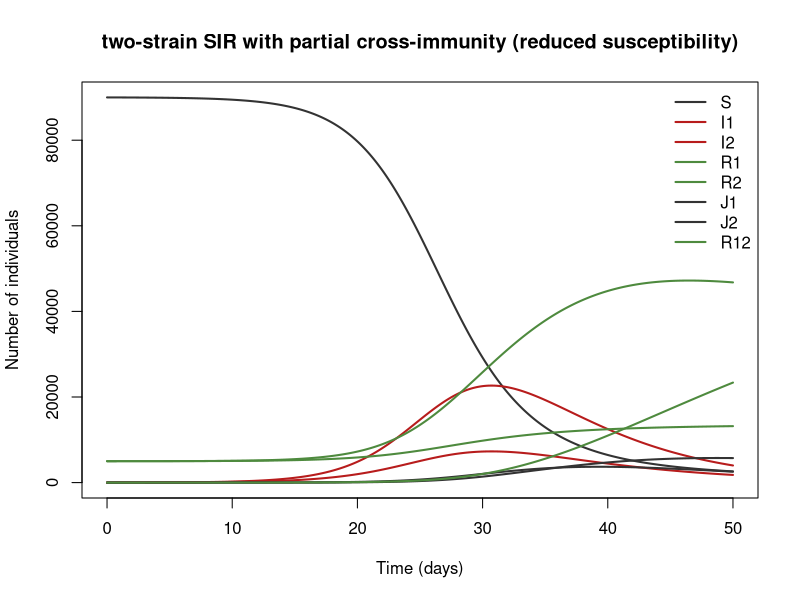

This chart was generated by the following R code:
## two-strain SIR with partial cross-immunity (reduced susceptibility)
## influenza strains, dengue serotypes (without ADE), RSV.
## There are 8 compartments and no simultaneous coinfection.
## Parameter values: 0 of 8 checked against the source; the rest are recalled or illustrative.
## Reference: Keeling M.J. & Rohani P. (2008), Chapter 4 ("Multi-pathogen / multi-host"), Section 4.1 and companion Program 4.1 (from memory; the companion site was unreachable). Original framework: Castillo-Chavez C., Hethcote H.W., Andreasen V., Levin S.A., Liu W.M.…
## Source: https://doi.org/10.1007/BF00275810
##
## Generated from a compartmental model diagram (model format v1).
## Regenerating from the same diagram always gives this exact file.
##
## Compartments: S, I1, I2, R1, R2, J1, J2, R12
## Flows (time unit: days):
##   (outside) -> S    : mu * N
##   S -> I1           : lambda1 * S
##   S -> I2           : lambda2 * S
##   I1 -> R1          : gamma1 * I1
##   I2 -> R2          : gamma2 * I2
##   R1 -> J2          : sigma12 * lambda2 * R1
##   R2 -> J1          : sigma21 * lambda1 * R2
##   J1 -> R12         : gamma1 * J1
##   J2 -> R12         : gamma2 * J2
##   S -> (outside)    : mu * S
##   I1 -> (outside)   : mu * I1
##   I2 -> (outside)   : mu * I2
##   R1 -> (outside)   : mu * R1
##   R2 -> (outside)   : mu * R2
##   J1 -> (outside)   : mu * J1
##   J2 -> (outside)   : mu * J2
##   R12 -> (outside)  : mu * R12

library(deSolve)

# ---- Time ------------------------------------------------------------
times <- seq(0, 50, by = 0.05)  # days

# ---- Parameters ------------------------------------------------------
parameters <- c(
  mu = 1 / (50 * 365),  # birth/death (1/day) [illustrative]
  beta1 = 0.5,          # strain 1 transmission (1/day) [illustrative]
  beta2 = 0.45,         # strain 2 transmission (1/day) [illustrative]
  gamma1 = 1 / 7,       # recovery, strain 1 (1/day) [illustrative]
  gamma2 = 1 / 7,       # recovery, strain 2 (1/day) [illustrative]
  sigma12 = 0.5,        # susceptibility to strain 2 after strain 1 (1 = no cross-immunity, 0 = full) [illustrative]
  sigma21 = 0.5,        # susceptibility to strain 1 after strain 2 [illustrative]
  N0 = 100000           # value taken from the notes text [recalled]
)

# ---- Initial conditions ----------------------------------------------
state <- with(as.list(parameters), {
  S <- 0.9 * N0    # naive to both
  I1 <- 10         # first infection, strain 1
  I2 <- 10         # first infection, strain 2
  R1 <- 0.05 * N0  # recovered from 1, susceptible to 2
  R2 <- 0.05 * N0  # recovered from 2, susceptible to 1
  J1 <- 0          # infected with strain 1 after recovering from 2
  J2 <- 0          # infected with strain 2 after recovering from 1
  R12 <- 0         # immune to both
  c(S = S, I1 = I1, I2 = I2, R1 = R1, R2 = R2, J1 = J1, J2 = J2, R12 = R12)
})

# ---- Model equations -------------------------------------------------
two_strain_cross_immunity_model <- function(t, state, parameters) {
  with(as.list(c(state, parameters)), {
    # Total population
    N <- S + I1 + I2 + R1 + R2 + J1 + J2 + R12

    # Derived quantities
    lambda1 <- beta1 * (I1 + J1) / N
    lambda2 <- beta2 * (I2 + J2) / N

    # Rates of change
    dS <- mu * N - lambda1 * S - lambda2 * S - mu * S
    dI1 <- lambda1 * S - gamma1 * I1 - mu * I1
    dI2 <- lambda2 * S - gamma2 * I2 - mu * I2
    dR1 <- gamma1 * I1 - sigma12 * lambda2 * R1 - mu * R1
    dR2 <- gamma2 * I2 - sigma21 * lambda1 * R2 - mu * R2
    dJ1 <- sigma21 * lambda1 * R2 - gamma1 * J1 - mu * J1
    dJ2 <- sigma12 * lambda2 * R1 - gamma2 * J2 - mu * J2
    dR12 <- gamma1 * J1 + gamma2 * J2 - mu * R12

    list(c(dS, dI1, dI2, dR1, dR2, dJ1, dJ2, dR12))
  })
}

# ---- Solve -----------------------------------------------------------
out <- ode(y = state, times = times, func = two_strain_cross_immunity_model, parms = parameters)
out <- as.data.frame(out)

# ---- Plot ------------------------------------------------------------
compartment_cols <- c(S = "#333333", I1 = "#B71C1C", I2 = "#B71C1C", R1 = "#4E8A3E", R2 = "#4E8A3E", J1 = "#333333", J2 = "#333333", R12 = "#4E8A3E")
matplot(out$time, out[, names(compartment_cols)], type = "l", lty = 1, lwd = 2,
        col = compartment_cols, xlab = "Time (days)", ylab = "Number of individuals",
        main = "two-strain SIR with partial cross-immunity (reduced susceptibility)")
legend("topright", legend = names(compartment_cols), col = compartment_cols,
       lty = 1, lwd = 2, bty = "n")
